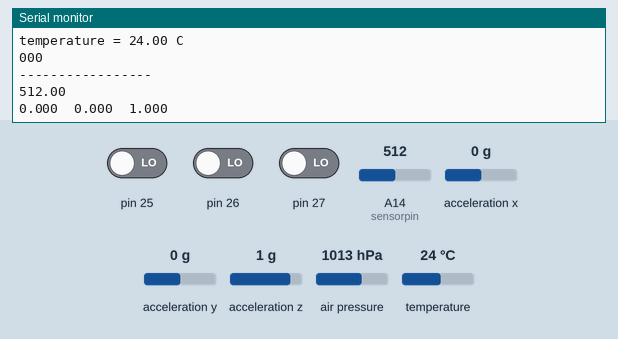
Simulated run of this sketch. Board: Arduino Mega 2560, built with avr-gcc and run on an emulated ATmega2560. Parts: the last lines printed to the serial monitor. The inputs (shaded band) are chosen by the test bench; at power-on: acceleration x 0 g, A14 (sensorpin) = 512, pin 25 LOW, pin 26 LOW, pin 27 LOW, acceleration y 0 g, acceleration z 1 g, air pressure 1013 hPa, temperature 24 °C.

Above: at 1.2 s.
1.3 s: acceleration x set to -1.4 g
At 1.8 s:
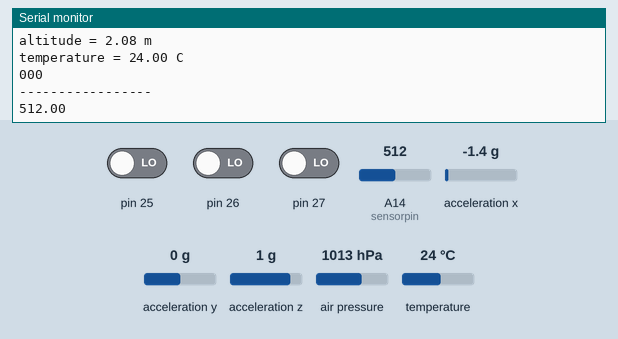
2.8 s: A14 (sensorpin) set to 716
At 3.4 s:
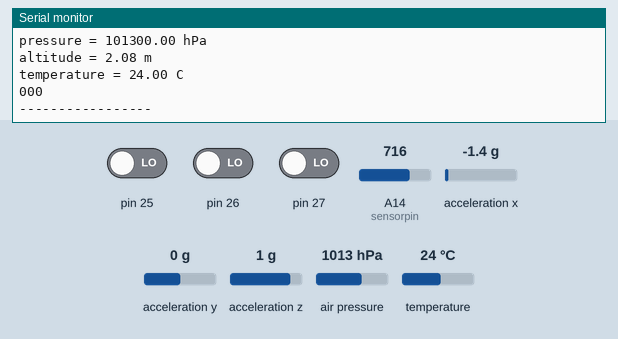
Timing chart, 0 to 3.6 s (numbered marks = the images above; inputs shaded):
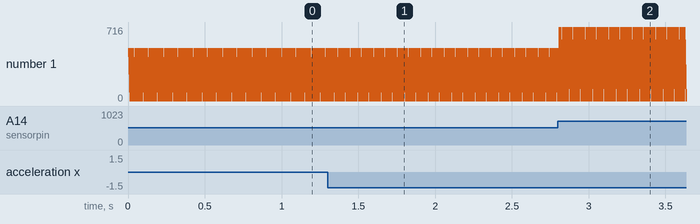

The sketch:

Sensor_interface_code.ino
```cpp
// GPS
#define GPSSerial Serial1
// Accelerometer
#include <Wire.h>
#include "SparkFun_MMA8452Q.h"

MMA8452Q accel;

// flex sensor
// declare variables
int sensorpin = A14;  // sensor pin
float flex;          // sensor readings
// Altimeter
#include <Adafruit_MPL3115A2.h>

Adafruit_MPL3115A2 baro;
int vib_slow; //hard to trigger
int vib_med;
int vib_fast; //easy to trigger


void setup() {
  // put your setup code here, to run once:
  // GPS

  Serial.begin(115200);
  while (!Serial) delay(10);
  GPSSerial.begin(115200);
  // initialize serial communication
  Serial.begin(9600);
  // Accelerometer
  Serial.begin(115200);
  Serial.println("MMA8452Q Basic Reading Code!");
  Wire.begin();
  if (accel.begin() == false) {
    Serial.println("Not Connected. Please check connections and read the hookup guide.");
    while (1);
  }
  // Altimeter
  Serial.begin(115200);
  while(!Serial);
  Serial.println("Adafruit_MPL3115A2 test!");
  if (!baro.begin()) {
    Serial.println("Could not find sensor. Check wiring.");
    while(1);
  }
  // use to set sea level pressure for current location this is needed for accurate altitude measurement STD SLP = 1013.26 hPa
  baro.setSeaPressure(1013.26);
  pinMode(25, INPUT);
  pinMode(26,INPUT);
  pinMode(27, INPUT);
}


void loop() {
  // put your main code here, to run repeatedly:
  // GPS
  if (Serial.available()) {
    char c = Serial.read();
    GPSSerial.write(c);
  }
  if (GPSSerial.available()) {
    char c = GPSSerial.read();
    Serial.write(c);
  }
  // flex sensor
  flex = analogRead(sensorpin);
  // print sensor value
  Serial.println(flex);
  // accelerometer
  if (accel.available()) {      // Wait for new data from accelerometer
    // Acceleration of x, y, and z directions in g units
    Serial.print(accel.getCalculatedX() , 3);
    Serial.print("\t");
    Serial.print(accel.getCalculatedY(), 3);
    Serial.print("\t");
    Serial.print(accel.getCalculatedZ(), 3);
    Serial.println();
  vib_fast= digitalRead(25);
  vib_med= digitalRead(26);
  vib_slow= digitalRead(27);


  }
  // altimeter
  float pressure = baro.getPressure();
  float altitude = baro.getAltitude();
  float temperature = baro.getTemperature();


  Serial.print("pressure = "); Serial.print(pressure); Serial.println(" hPa");
  Serial.print("altitude = "); Serial.print(altitude); Serial.println(" m");
  Serial.print("temperature = "); Serial.print(temperature); Serial.println(" C");


  Serial.print(vib_fast);
  Serial.print(vib_med);
  Serial.print(vib_slow);
  //Serial.print(vib_high);
  Serial.print("\n");
  //delay(100);
  Serial.println("-----------------");
}
```

Measured:
- after the input at 1.3 s, the serial monitor: prints a new line at once (image 1)
- after the input at 2.8 s, the serial monitor: prints a new line at once (image 2)
- plotted number 1: 512 → 716 after the input at 2.8 s
